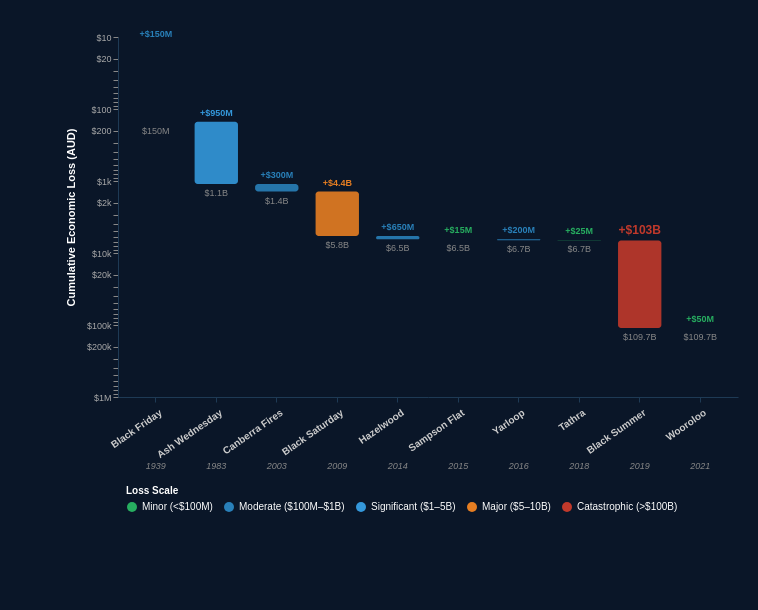

The Vega-Lite source for this figure:
### Vega specification from a JSON file in a GitHub repository (floating-point values rounded to 4 significant figures)
{"$schema": "https://vega.github.io/schema/vega/v5.json", "width": 620, "height": 360, "padding": {"left": 65, "right": 20, "top": 30, "bottom": 90}, "background": "#0a1628", "data": [{"name": "source", "values": [{"event": "Black Friday", "year": "1939", "loss": 150, "prev": 0, "cumulative": 150, "change": "+$150M", "type": "small"}, {"event": "Ash Wednesday", "year": "1983", "loss": 950, "prev": 150, "cumulative": 1100, "change": "+$950M", "type": "medium"}, {"event": "Canberra Fires", "year": "2003", "loss": 300, "prev": 1100, "cumulative": 1400, "change": "+$300M", "type": "small"}, {"event": "Black Saturday", "year": "2009", "loss": 4400, "prev": 1400, "cumulative": 5800, "change": "+$4.4B", "type": "large"}, {"event": "Hazelwood", "year": "2014", "loss": 650, "prev": 5800, "cumulative": 6450, "change": "+$650M", "type": "small"}, {"event": "Sampson Flat", "year": "2015", "loss": 15, "prev": 6450, "cumulative": 6465, "change": "+$15M", "type": "tiny"}, {"event": "Yarloop", "year": "2016", "loss": 200, "prev": 6465, "cumulative": 6665, "change": "+$200M", "type": "small"}, {"event": "Tathra", "year": "2018", "loss": 25, "prev": 6665, "cumulative": 6690, "change": "+$25M", "type": "tiny"}, {"event": "Black Summer", "year": "2019", "loss": 103000, "prev": 6690, "cumulative": 109690, "change": "+$103B", "type": "extreme"}, {"event": "Wooroloo", "year": "2021", "loss": 50, "prev": 109690, "cumulative": 109740, "change": "+$50M", "type": "tiny"}]}], "scales": [{"name": "x", "type": "band", "domain": {"data": "source", "field": "event"}, "range": "width", "padding": 0.25}, {"name": "y", "type": "log", "domain": [10, 130000], "range": "height", "reverse": true, "nice": true}, {"name": "color", "type": "ordinal", "domain": ["tiny", "small", "medium", "large", "extreme"], "range": ["#27AE60", "#2980B9", "#3498DB", "#E67E22", "#C0392B"]}], "axes": [{"orient": "bottom", "scale": "x", "labelColor": "#cccccc", "labelFontSize": 10, "labelFontWeight": "bold", "domainColor": "#1e3a55", "tickColor": "#1e3a55", "encode": {"labels": {"update": {"text": {"signal": "datum.value"}, "angle": {"value": -35}, "align": {"value": "right"}, "dy": {"value": 4}}}}}, {"orient": "left", "scale": "y", "labelColor": "#aaaaaa", "labelFontSize": 9, "domainColor": "#1e3a55", "gridColor": "#1a2a3a", "gridDash": [3, 3], "title": "Cumulative Economic Loss (AUD)", "titleColor": "#ffffff", "titleFontSize": 11, "titlePadding": 10, "format": "$~s"}], "marks": [{"type": "rect", "from": {"data": "source"}, "encode": {"enter": {"x": {"scale": "x", "field": "event", "offset": 1}, "width": {"scale": "x", "band": 1, "offset": -2}, "y": {"scale": "y", "field": "prev"}, "y2": {"scale": "y", "field": "cumulative"}, "fill": {"scale": "color", "field": "type"}, "opacity": {"value": 0.9}, "cornerRadius": {"value": 3}, "tooltip": {"signal": "{'Event': datum.event + ' (' + datum.year + ')', 'Added Loss': datum.change, 'Running Total': '$' + format(datum.cumulative, ',.0f') + 'M'}"}}, "hover": {"opacity": {"value": 1}, "cursor": {"value": "pointer"}}}}, {"type": "text", "from": {"data": "source"}, "encode": {"enter": {"x": {"signal": "scale('x', datum.event) + bandwidth('x') / 2"}, "y": {"scale": "y", "field": "prev", "offset": -6}, "align": {"value": "center"}, "fill": {"scale": "color", "field": "type"}, "fontSize": {"signal": "datum.type === 'extreme' ? 12 : 9"}, "fontWeight": {"value": "bold"}, "text": {"field": "change"}}}}, {"type": "text", "from": {"data": "source"}, "encode": {"enter": {"x": {"signal": "scale('x', datum.event) + bandwidth('x') / 2"}, "y": {"scale": "y", "field": "cumulative", "offset": 12}, "align": {"value": "center"}, "fill": {"value": "#888888"}, "fontSize": {"value": 9}, "text": {"signal": "datum.cumulative >= 1000 ? '$' + format(datum.cumulative / 1000, '.1f') + 'B' : '$' + datum.cumulative + 'M'"}}}}, {"type": "text", "from": {"data": "source"}, "encode": {"enter": {"x": {"signal": "scale('x', datum.event) + bandwidth('x') / 2"}, "y": {"signal": "height + 72"}, "align": {"value": "center"}, "fill": {"value": "#888888"}, "fontSize": {"value": 9}, "fontStyle": {"value": "italic"}, "text": {"field": "year"}}}}], "legends": [{"fill": "color", "orient": "bottom", "direction": "horizontal", "labelColor": "#ffffff", "titleColor": "#ffffff", "labelFontSize": 10, "title": "Loss Scale", "titleFontSize": 10, "padding": 8, "encode": {"labels": {"update": {"text": {"signal": "datum.value === 'tiny' ? 'Minor (<$100M)' : datum.value === 'small' ? 'Moderate ($100M–$1B)' : datum.value === 'medium' ? 'Significant ($1–5B)' : datum.value === 'large' ? 'Major ($5–10B)' : 'Catastrophic (>$100B)'"}}}}}]}
